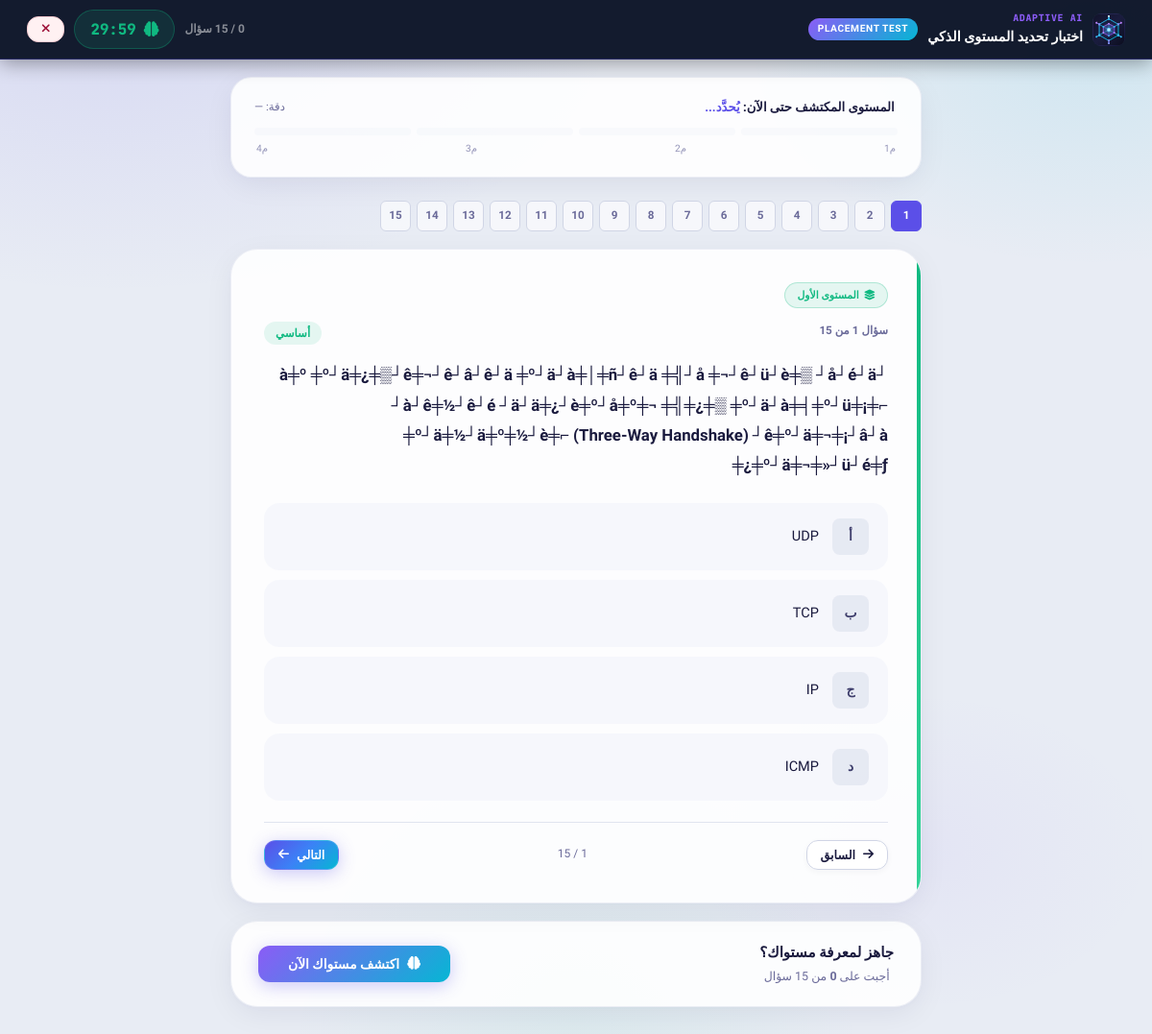
The app's page /student/placement_test.php (signed in) with its own data.
### tables this page shows
CREATE TABLE `questions` (
  `id` int(11) NOT NULL AUTO_INCREMENT,
  `level_id` int(11) NOT NULL,
  `topic_id` int(11) DEFAULT NULL,
  `question_text` text NOT NULL,
  `option_a` text NOT NULL,
  `option_b` text NOT NULL,
  `option_c` text NOT NULL,
  `option_d` text NOT NULL,
  `correct_option` enum('A','B','C','D') NOT NULL,
  `explanation` text NOT NULL,
  `difficulty` enum('easy','medium','hard') NOT NULL DEFAULT 'medium',
  `domain_name` varchar(120) DEFAULT NULL,
  `image_url` varchar(255) DEFAULT NULL,
  `duration_minutes` int(11) NOT NULL DEFAULT '15',
  `created_at` timestamp NULL DEFAULT CURRENT_TIMESTAMP,
  PRIMARY KEY (`id`),
  KEY `fk_questions_level` (`level_id`),
  KEY `fk_questions_topic` (`topic_id`),
  CONSTRAINT `fk_questions_level` FOREIGN KEY (`level_id`) REFERENCES `levels` (`id`) ON DELETE CASCADE,
  CONSTRAINT `fk_questions_topic` FOREIGN KEY (`topic_id`) REFERENCES `topics` (`id`) ON DELETE SET NULL
);

### config/security.php (called while the page is built, shortened)
<?php
function clean_output($str) {
    return htmlspecialchars($str ?? '', ENT_QUOTES, 'UTF-8');
}

### student/placement_test.php (the view, shortened to what this page needs)
<?php
require_once '../config/db.php';
require_once '../config/security.php';
$user_id = $_SESSION['user_id'];
$now = time();
$active = $pdo->prepare("SELECT * FROM exam_attempts WHERE user_id=? AND attempt_type='placement' AND status='in_progress' ORDER BY id DESC LIMIT 1");
$active->execute([$user_id]);
$current_attempt = $active->fetch();
if ($current_attempt) {
    $elapsed = $now - strtotime($current_attempt['start_time']);
    if ($elapsed > ($current_attempt['max_duration_seconds'] + 45)) {
        $pdo->prepare("UPDATE exam_attempts SET status='timed_out', end_time=NOW() WHERE id=?")->execute([$current_attempt['id']]);
        $current_attempt = null;
    }
}
if (!$current_attempt) {
    $all_questions = [];
    $levels_all = $pdo->query("SELECT * FROM levels ORDER BY level_order ASC")->fetchAll();
    foreach ($levels_all as $lvl) {
        $s = $pdo->prepare("SELECT * FROM questions WHERE level_id=? AND difficulty='easy' ORDER BY RAND() LIMIT 1");
        $s->execute([$lvl['id']]); $easy = $s->fetchAll();
        $s = $pdo->prepare("SELECT * FROM questions WHERE level_id=? AND difficulty='medium' ORDER BY RAND() LIMIT 2");
        $s->execute([$lvl['id']]); $med = $s->fetchAll();
        $s = $pdo->prepare("SELECT * FROM questions WHERE level_id=? AND difficulty='hard' ORDER BY RAND() LIMIT 1");
        $s->execute([$lvl['id']]); $hard = $s->fetchAll();
        $pool = array_merge($easy, $med, $hard);
        foreach ($pool as $q) {
            $q['_level_name']  = $lvl['level_name'];
            $q['_level_order'] = $lvl['level_order'];
            $all_questions[] = $q;
        }
    }
    usort($all_questions, function($a, $b) {
        $oa = isset($a['_level_order']) ? (int)$a['_level_order'] : 0;
        $ob = isset($b['_level_order']) ? (int)$b['_level_order'] : 0;
        if ($oa == $ob) return 0;
        return ($oa < $ob) ? -1 : 1;
    });
    $max_duration    = 30 * 60;
    $remaining_seconds = $max_duration;
}
$grouped_by_level = [];
foreach ($all_questions as $q) {
    $grouped_by_level[$q['_level_order']][] = $q;
}
ksort($grouped_by_level);
require_once '../includes/header.php';
?>
<div class="pt-shell">
<div class="pt-topbar">
    <div class="pt-brand">
        <img src="../assets/img/icon.svg" style="width:34px;height:34px;border-radius:9px;" alt="">
        <div>
            <div style="font-size:0.66rem;color:#8B5CF6;font-weight:800;font-family:var(--font-mono);letter-spacing:0.07em;">ADAPTIVE AI</div>
            <div style="font-weight:800;font-size:0.95rem;color:#FFF;">اختبار تحديد المستوى الذكي</div>
        </div>
        <span class="pt-badge">PLACEMENT TEST</span>
    </div>
    <div style="display:flex;align-items:center;gap:10px;">
        <span style="font-size:0.8rem;color:rgba(255,255,255,0.5);font-weight:600;">
            <span id="answered-count">0</span> / <?= count($all_questions) ?> سؤال
        </span>
        <div class="pt-timer safe" id="pt-timer">
            <i class="fa-solid fa-brain"></i>
            <span id="timer-display"><?= sprintf("%02d:%02d", floor($remaining_seconds/60), $remaining_seconds%60) ?></span>
        </div>
        <a href="dashboard.php" class="btn btn-danger btn-sm" onclick="return confirm('إلغاء الاختبار؟')">
            <i class="fa-solid fa-xmark"></i>
        </a>
    </div>
</div>
<div class="pt-content">
    <div class="adaptive-progress">
        <div style="display:flex;justify-content:space-between;align-items:center;margin-bottom:8px;">
            <span style="font-size:0.88rem;font-weight:800;color:var(--text-heading);">
                المستوى المكتشف حتى الآن: <span id="current-level-label" style="color:var(--brand-primary);">يُحدَّد...</span>
            </span>
            <span style="font-size:0.78rem;color:var(--text-muted);" id="accuracy-label">دقة: —</span>
        </div>
        <div class="level-sections">
            <?php foreach (array_keys($grouped_by_level) as $lo): ?>
            <div class="level-seg future" id="seg-<?= $lo ?>" title="المستوى <?= $lo ?>">
            </div>
            <?php endforeach; ?>
        </div>
        <div style="display:flex;justify-content:space-between;font-size:0.68rem;color:var(--text-dim);margin-top:6px;padding:0 2px;">
            <?php foreach ($grouped_by_level as $lo => $qs): ?>
            <span>م<?= $lo ?></span>
            <?php endforeach; ?>
        </div>
    </div>
    <div class="q-dots" id="q-dots">
        <?php $qi = 0; foreach ($all_questions as $q): ?>
        <div class="q-dot <?= $qi===0?'active':'' ?>" id="dot-<?= $qi ?>" onclick="goTo(<?= $qi ?>)" title="سؤال <?= $qi+1 ?>"><?= $qi+1 ?></div>
        <?php $qi++; endforeach; ?>
    </div>
    <?php
    $flat_index = 0;
    $level_colors = [1=>'l1', 2=>'l2', 3=>'l3', 4=>'l4'];
    $level_names_short = [1=>'المستوى الأول', 2=>'المستوى الثاني', 3=>'المستوى الثالث', 4=>'المستوى الرابع'];
    foreach ($all_questions as $q):
        $lo = (int)($q['_level_order'] ?? 1);
        $lc = $level_colors[$lo] ?? 'l1';
        $ln = $level_names_short[$lo] ?? 'المستوى';
    ?>
    <div class="pt-card <?= $flat_index===0?'visible':'' ?>"
         id="qcard-<?= $flat_index ?>"
         data-index="<?= $flat_index ?>"
         data-qid="<?= $q['id'] ?>"
         data-level="<?= $lo ?>">
        <div class="q-level-badge <?= $lc ?>">
            <i class="fa-solid fa-layer-group"></i> <?= $ln ?>
        </div>
        <div style="display:flex;justify-content:space-between;align-items:flex-start;margin-bottom:16px;">
            <div style="font-size:0.78rem;color:var(--text-muted);font-weight:600;">
                سؤال <?= $flat_index+1 ?> من <?= count($all_questions) ?>
            </div>
            <span class="badge" style="background:<?= $q['difficulty']==='hard'?'rgba(239,68,68,0.1)':($q['difficulty']==='easy'?'rgba(16,185,129,0.1)':'rgba(245,158,11,0.1)') ?>;color:<?= $q['difficulty']==='hard'?'#EF4444':($q['difficulty']==='easy'?'#10B981':'#D97706') ?>;border:none;">
                <?= $q['difficulty']==='hard'?'متقدم':($q['difficulty']==='easy'?'أساسي':'متوسط') ?>
            </span>
        </div>
        <div class="q-text"><?= clean_output($q['question_text']) ?></div>
        <?php
        $opts = ['A'=>['أ',$q['option_a']],'B'=>['ب',$q['option_b']],'C'=>['ج',$q['option_c']],'D'=>['د',$q['option_d']]];
        foreach ($opts as $key => [$letter, $text]):
        ?>
        <label class="pt-option" id="opt-<?= $q['id'] ?>-<?= $key ?>"
               onclick="selectAnswer(<?= $flat_index ?>, <?= $q['id'] ?>, '<?= $key ?>', this)">
            <div class="opt-l"><?= $letter ?></div>
            <div class="opt-t"><?= clean_output($text) ?></div>
        </label>
        <?php endforeach; ?>
        <div class="pt-nav">
            <button type="button" class="btn btn-secondary btn-sm" onclick="goTo(<?= $flat_index-1 ?>)" <?= $flat_index===0?'disabled':'' ?>>
                <i class="fa-solid fa-arrow-right"></i> السابق
            </button>
            <span style="font-size:0.8rem;color:var(--text-muted);">
                <?= $flat_index+1 ?> / <?= count($all_questions) ?>
            </span>
            <?php if ($flat_index < count($all_questions)-1): ?>
            <button type="button" class="btn btn-primary btn-sm" onclick="goTo(<?= $flat_index+1 ?>)">
                التالي <i class="fa-solid fa-arrow-left"></i>
            </button>
            <?php else: ?>
            <button type="button" class="btn btn-primary" onclick="submitPlacement()" style="background:linear-gradient(135deg,#10B981,#059669);border:none;">
                <i class="fa-solid fa-brain"></i> إنهاء وتحديد المستوى
            </button>
            <?php endif; ?>
        </div>
    </div>
    <?php $flat_index++; endforeach; ?>
    <div style="text-align:center;margin-top:8px;">
        <div style="background:var(--bg-surface-card);border:1px solid rgba(208,213,229,0.4);border-radius:var(--radius-xl);padding:20px 28px;display:flex;justify-content:space-between;align-items:center;gap:16px;flex-wrap:wrap;box-shadow:var(--shadow-card);">
            <div>
                <div style="font-weight:700;color:var(--text-heading);margin-bottom:3px;">جاهز لمعرفة مستواك؟</div>
                <div style="font-size:0.83rem;color:var(--text-muted);">أجبت على <strong id="answered-final">0</strong> من <?= count($all_questions) ?> سؤال</div>
            </div>
            <button onclick="submitPlacement()" class="btn btn-primary" style="background:linear-gradient(135deg,#8B5CF6,#06B6D4);border:none;min-width:200px;">
                <i class="fa-solid fa-brain"></i> اكتشف مستواك الآن
            </button>
        </div>
    </div>
</div>
</div>
<?php require_once '../includes/footer.php'; ?>

### student/placement_test.php (style rules this page uses)
.pt-shell { min-height:100vh; background:var(--bg-app); }
.pt-topbar { position:fixed; top:0; left:0; right:0; z-index:200; background:rgba(15,23,42,0.98); backdrop-filter:blur(20px); border-bottom:1px solid rgba(91,79,232,0.3); padding:0 28px; height:62px; display:flex; align-items:center; justify-content:space-between; gap:14px; box-shadow:0 4px 20px rgba(0,0,0,0.35); }
.pt-brand { display:flex; align-items:center; gap:10px; }
.pt-badge { background:linear-gradient(135deg,#8B5CF6,#06B6D4); color:#FFF; font-size:0.68rem; font-weight:800; padding:3px 10px; border-radius:20px; letter-spacing:0.06em; }
.pt-timer { display:inline-flex; align-items:center; gap:8px; padding:7px 16px; border-radius:30px; font-weight:800; font-family:var(--font-mono); font-size:1.05rem; }
.pt-timer.safe { background:rgba(16,185,129,0.12); color:#10B981; border:1px solid rgba(16,185,129,0.3); }
.pt-content { padding-top:80px; padding-bottom:60px; max-width:760px; margin:0 auto; padding-left:20px; padding-right:20px; }
.adaptive-progress { background:var(--bg-surface-card); border:1px solid rgba(208,213,229,0.4); border-radius:var(--radius-lg); padding:20px 24px; margin-bottom:24px; box-shadow:var(--shadow-card); }
.level-sections { display:flex; gap:6px; margin-top:10px; }
.level-seg { flex:1; height:8px; border-radius:20px; background:rgba(208,213,229,0.3); overflow:hidden; position:relative; transition:all 0.4s ease; }
.level-seg.future { opacity:0.35; }
.pt-card { background:var(--bg-surface-card); border:1px solid rgba(208,213,229,0.4); border-radius:var(--radius-xl); padding:34px; margin-bottom:18px; box-shadow:var(--shadow-card); display:none; position:relative; overflow:hidden; }
.pt-card::before { content:''; position:absolute; top:0; right:0; width:4px; height:100%; }
.pt-card[data-level="1"]::before { background:linear-gradient(180deg,#10B981,#34D399); }
.pt-card.visible { display:block; animation:slideCard 0.38s ease forwards; }
.q-level-badge { display:inline-flex; align-items:center; gap:5px; padding:4px 12px; border-radius:20px; font-size:0.72rem; font-weight:800; margin-bottom:14px; }
.q-level-badge.l1 { background:rgba(16,185,129,0.1); color:#10B981; border:1px solid rgba(16,185,129,0.25); }
.q-text { font-size:1.12rem; color:var(--text-heading); font-weight:700; line-height:1.85; margin-bottom:24px; }
.pt-option { display:flex; align-items:center; gap:14px; padding:14px 18px; margin-bottom:10px; background:rgba(237,240,248,0.45); border:2px solid transparent; border-radius:var(--radius-md); cursor:pointer; transition:all 0.2s ease; position:relative; }
.opt-l { width:38px; height:38px; min-width:38px; border-radius:8px; background:rgba(208,213,229,0.4); display:flex; align-items:center; justify-content:center; font-weight:800; font-size:0.92rem; transition:all 0.2s; }
.opt-t { font-size:0.97rem; color:var(--text-heading); line-height:1.6; }
.pt-nav { display:flex; justify-content:space-between; align-items:center; margin-top:22px; padding-top:18px; border-top:1px solid var(--border-subtle); }
.q-dots { display:flex; flex-wrap:wrap; gap:6px; margin-bottom:18px; }
.q-dot { width:32px; height:32px; border-radius:6px; display:flex; align-items:center; justify-content:center; font-size:0.78rem; font-weight:700; cursor:pointer; border:1.5px solid var(--border-main); color:var(--text-muted); background:rgba(255,255,255,0.6); transition:all 0.2s; }
.q-dot.active { background:var(--brand-primary); color:#FFF; border-color:var(--brand-primary); }

### records on screen
questions: level "المستوى الأول", count($all_questions) "15", difficulty "أساسي", question_text "┘à╪º ╪º┘ä╪¿╪▒┘ê╪¬┘ê┘â┘ê┘ä ╪º┘ä┘à╪│╪ñ┘ê┘ä ╪╣┘å ╪¬┘ê┘ü┘è╪▒ ┘å┘é┘ä ┘à┘ê╪½┘ê┘é ┘ä┘ä╪¿┘è╪º┘å╪º╪¬ ╪╣╪¿╪▒ ╪º┘ä┘à╪╡╪º┘ü╪¡╪⌐ ╪º┘ä╪½┘ä╪º╪½┘è╪⌐ (Three-Way Handshake) ┘ê╪º┘ä╪¬╪¡┘â┘à ╪¿╪º┘ä╪¬╪»┘ü┘é╪ƒ", letter "أ", text "UDP", letter "ب", text "TCP", letter "ج", text "IP", letter "د", text "ICMP"

### other values on screen
count($all_questions) "15"
$lo "1"
$lo "2"
$lo "3"
$lo "4"
